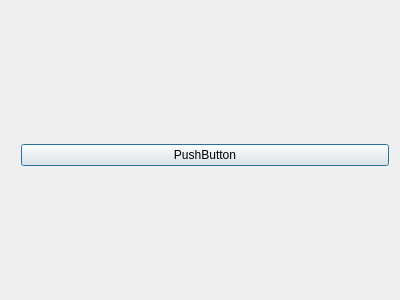
<?xml version="1.0" encoding="UTF-8"?>
<ui version="4.0">
 <class>Dialog</class>
 <widget class="QDialog" name="Dialog">
  <property name="geometry">
   <rect>
    <x>0</x>
    <y>0</y>
    <width>400</width>
    <height>300</height>
   </rect>
  </property>
  <property name="sizePolicy">
   <sizepolicy hsizetype="Fixed" vsizetype="Fixed">
    <horstretch>0</horstretch>
    <verstretch>0</verstretch>
   </sizepolicy>
  </property>
  <property name="windowTitle">
   <string>Dialog</string>
  </property>
  <layout class="QVBoxLayout" name="verticalLayout_2">
   <property name="spacing">
    <number>0</number>
   </property>
   <property name="bottomMargin">
    <number>0</number>
   </property>
   <item>
    <layout class="QVBoxLayout" name="verticalLayout">
     <property name="spacing">
      <number>20</number>
     </property>
     <property name="sizeConstraint">
      <enum>QLayout::SetFixedSize</enum>
     </property>
     <property name="leftMargin">
      <number>10</number>
     </property>
     <item>
      <widget class="QPushButton" name="pushButton">
       <property name="text">
        <string>PushButton</string>
       </property>
      </widget>
     </item>
    </layout>
   </item>
  </layout>
 </widget>
 <resources/>
 <connections/>
</ui>
